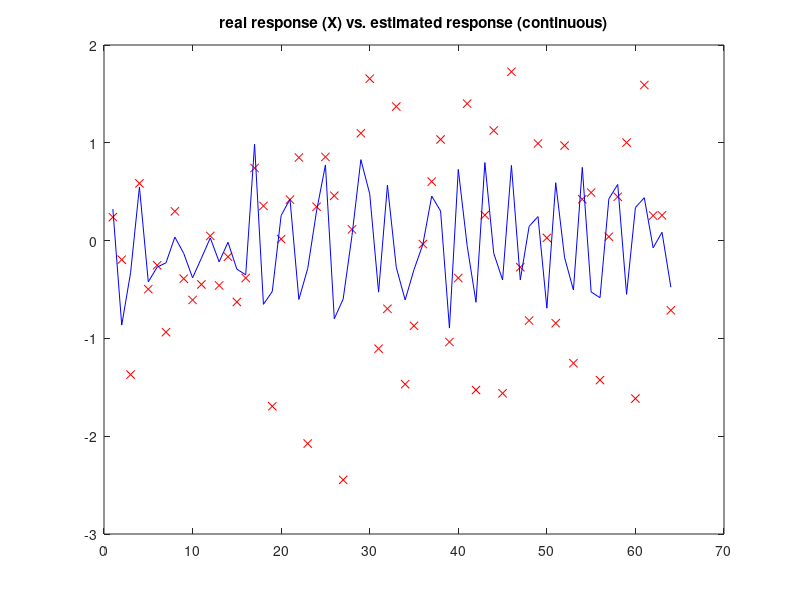

The MATLAB source for this figure:
% Example of ARMA parameter estimation
% comparison of original and estimated model
% in terms of squared error between output vectors

% the test case -----------------
% [a1 a2 a3 b1 b2 c1 c2]
thetao=[0.9 0.7 0.4 0.3 0.8 0.5 0.1]'; 
N=length(thetao);

M=64;

% vector with a series of PRBS values
pr=zeros(M,1);
x=[zeros(1,15) 1]; 
for k=1:M,
    pr(k)=2*x(16)-1;
    q=x(16)+x(15)+x(13)+x(4);
    x(2:16)=x(1:15);
    x(1)=mod(q,2);
end; 

% vector with plant output in response to pr
y=zeros(M,1);
e=zeros(M,1); %noises
d=zeros(N,1);
for nn=1:M,
   up=pr(nn); % input at present
   ep=0.5*randn(1,1); % noise at present 
   e(nn)=ep; %save noise
    % actualization of d
      d(5)=d(4); d(4)=up;
      d(7)=d(6); d(6)=ep;            
    yp=d'*thetao; % plant output at present
    y(nn)=yp; %save plant output
    %actualization of d
      d(3)=d(2); d(2)=d(1); d(1)=-yp;
end

% vector with estimated model outputs in response to pr
ye=zeros(M,1);
thetaes=[0.4020 0.5038 0.3696 0.3904]'; % estimated parameters
L=length(thetaes);
d=zeros(L,1); 
for nn=1:M,
   up=pr(nn); % input at present
   ep=e(nn); % noise at present 
   % actualization of d
      d(3)=up;
      d(4)=ep;            
    yp=d'*thetaes; % plant output at present
    ye(nn)=yp; %save estimated plant output
    %actualization of d
      d(2)=d(1); d(1)=-yp;
end

Aerr=0;
for nn=1:M,
    Aerr=Aerr+((y(nn)-ye(nn))^2);
end

Aerr

figure(1)
plot(y,'rx'); hold on;
plot(ye,'b');
title('real response (X) vs. estimated response (continuous)');
